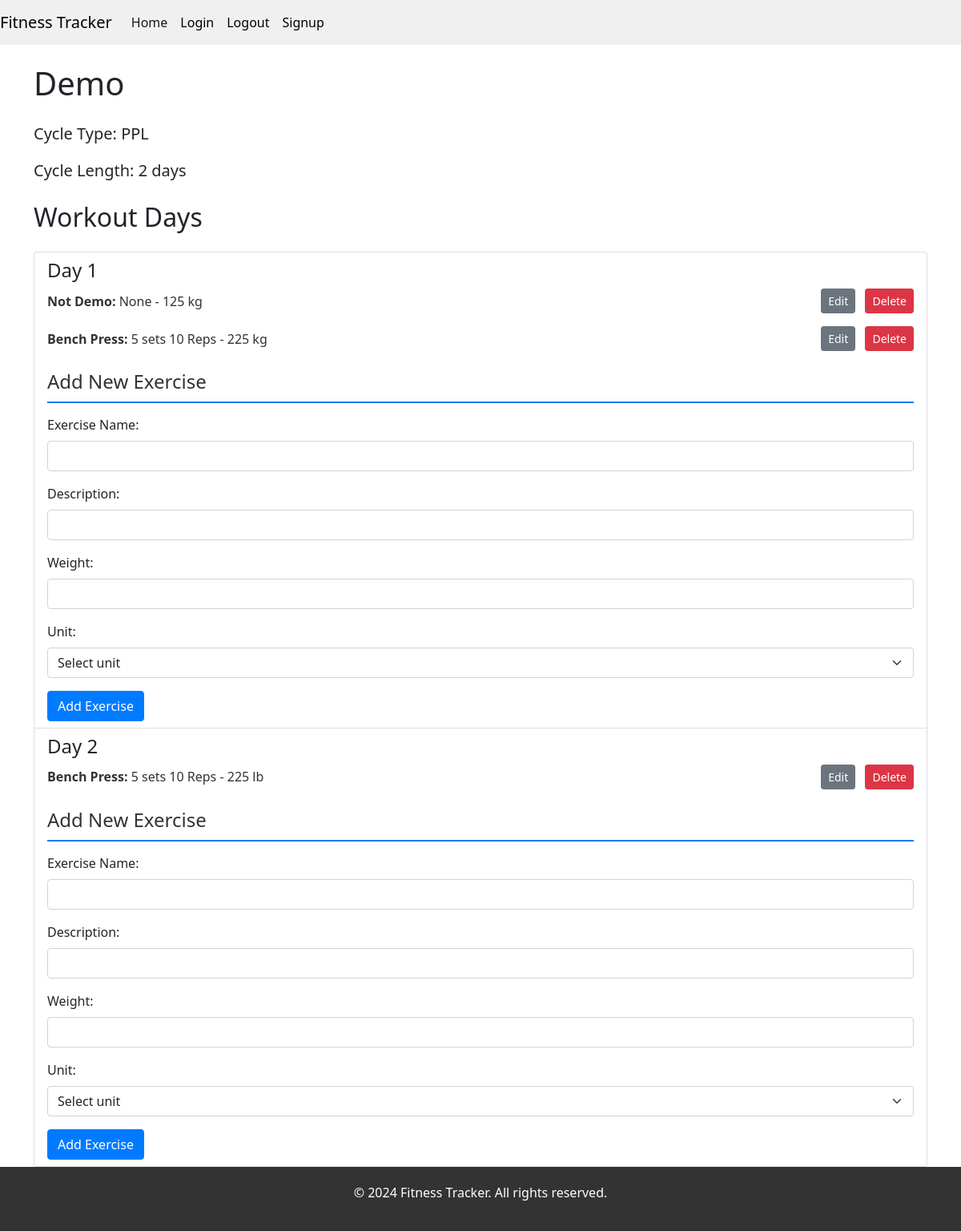
Page /edit_workoutPlan/1 (signed in) on the committed database.
### myApp/models.py (models this page shows, shortened)
class WorkoutPlan(db.Model):
    __tablename__ = 'workout_plan'
    _id = db.Column(db.Integer, primary_key=True)
    name = db.Column(db.String, nullable=False)
    user_id = db.Column(db.Integer, db.ForeignKey('user._id'), nullable=False)
    cycle_type = db.Column(db.String, nullable=False)
    cycle_length = db.Column(db.Integer, nullable=False)
    workout_days = db.relationship('WorkoutDay', back_populates='workout_plan', lazy=True)
    user = db.relationship('User', back_populates='workout_plans')

class WorkoutDay(db.Model):
    __tablename__ = 'workout_day'
    _id = db.Column(db.Integer, primary_key=True)
    workout_plan_id = db.Column(db.Integer, db.ForeignKey('workout_plan._id'), nullable=False)
    day_number = db.Column(db.Integer, nullable=False)
    exercises = db.relationship('Exercise', secondary=workout_day_exercise, lazy='subquery', back_populates='workout_days')
    workout_plan = db.relationship('WorkoutPlan', back_populates='workout_days')

class Exercise(db.Model):
    __tablename__ = 'exercise'
    _id = db.Column(db.Integer, primary_key=True)
    name = db.Column(db.String(100), nullable=False)
    description = db.Column(db.String(100), nullable=False)
    weight = db.Column(db.Integer, nullable=True)
    unit = db.Column(db.String(2), nullable=True)
    date = db.Column(db.DateTime, default=datetime.utcnow, nullable=False)
    user_id = db.Column(db.Integer, db.ForeignKey('user._id'), nullable=False)
    workout_days = db.relationship('WorkoutDay', secondary=workout_day_exercise, lazy='subquery', back_populates='exercises')

### myApp/blueprints/user/routes.py (the view)
@user_bp.route("/edit_workoutPlan/<int:plan_id>", methods=["GET", "POST"])
@login_required
def edit_workoutPlan(plan_id):
    workout_plan = WorkoutPlan.query.get_or_404(plan_id)
    if workout_plan.user_id != current_user._id:
        flash("You do not have permission to edit this workout plan.")
        return redirect(url_for("user_bp.view_workoutPlan"))
    return render_template("workout_planEdit.html", workout_plan=workout_plan)

### myApp/templates/workout_planEdit.html (shortened to what this page needs)
{% extends "base.html" %}
{% block content %}
<head>
    <link href="{{ url_for('static', filename='css/editWorkoutPlan.css') }}" rel="stylesheet">
</head>
<div class="container">
    <h1 class="my-4">{{ workout_plan.name }}</h1>
    <p class="lead">Cycle Type: {{ workout_plan.cycle_type }}</p>
    <p class="lead">Cycle Length: {{ workout_plan.cycle_length }} days</p>
    <h2 class="my-4">Workout Days</h2>
    {% if workout_plan.workout_days %}
    <div class="list-group">
        {% for day in workout_plan.workout_days %}
        <div class="list-group-item">
            <h3 class="h4">Day {{ day.day_number }}</h3>
            <ul class="list-unstyled">
                {% if day.exercises %}
                {% for exercise in day.exercises %}
                <li class="mb-3">
                    <div class="d-flex justify-content-between align-items-center">
                        <span class="exercise-details">
                            <strong>{{ exercise.name }}:</strong> {{ exercise.description }} - {{ exercise.weight }} {{ exercise.unit }}
                        </span>
                        <div>
                            <button class="btn btn-secondary btn-sm me-2 edit-btn" data-exercise-id="{{ exercise._id }}">Edit</button>
                            <form action="{{ url_for('user_bp.edit_exercise', workoutday_id=day._id) }}" method="POST" style="display:inline;">
                                <button type="submit" name="delete" class="btn btn-danger btn-sm">Delete</button>
                            </form>
                        </div>
                    </div>
                </li>
                {% endfor %}
                {% else %}
                <li>No exercises logged for this day.</li>
                {% endif %}
            </ul>
            <form action="{{ url_for('user_bp.create_exercise', workoutday_id=day._id) }}" method="POST" class="mt-4">
                <h4>Add New Exercise</h4>
                <div class="mb-3">
                    <label for="name" class="form-label">Exercise Name:</label>
                    <input type="text" class="form-control" id="name" name="name" required>
                </div>
                <div class="mb-3">
                    <label for="description" class="form-label">Description:</label>
                    <input type="text" class="form-control" id="description" name="description" required>
                </div>
                <div class="mb-3">
                    <label for="weight" class="form-label">Weight:</label>
                    <input type="number" class="form-control" id="weight" name="weight">
                </div>
                <div class="mb-3">
                    <label for="unit" class="form-label">Unit:</label>
                    <select class="form-select" id="unit" name="unit" required>
                        <option value="" disabled selected>Select unit</option>
                    </select>
                </div>
                <button type="submit" class="btn btn-primary">Add Exercise</button>
            </form>
        </div>
        {% endfor %}
    </div>
    {% else %}
    <p>No workout days found for this plan.</p>
    {% endif %}
</div>
{% endblock %}

### myApp/static/css/base.css (style rules this page uses)
html, body { margin: 0; padding: 0; height: 100%; display: flex; flex-direction: column; }

### myApp/static/css/editWorkoutPlan.css (style rules this page uses)
.exercise-details { font-size: 1rem; color: #333; }
.edit-btn { transition: background-color 0.3s ease; }
h4 { border-bottom: 2px solid #007bff; padding-bottom: 10px; margin-bottom: 15px; color: #333; }
.btn-primary { background-color: #007bff; border-color: #007bff; }
.btn-danger { background-color: #dc3545; border-color: #dc3545; }

### rows in the picture
WorkoutPlan: name "Demo", cycle_type "PPL", cycle_length "2"
WorkoutDay: day_number "1"
Exercise: name "Not Demo", description "None", weight "125", unit "kg"
Exercise: name "Bench Press", description "5 sets 10 Reps", weight "225", unit "kg"
WorkoutDay: day_number "2"
Exercise: name "Bench Press", description "5 sets 10 Reps", weight "225", unit "lb"
